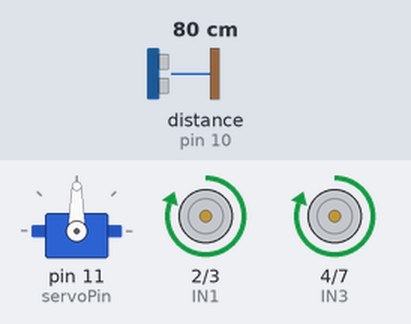
Bench run of a sketch on a simulated Arduino Uno, built with avr-gcc and run on an emulated ATmega328P. On the bench: servo, motor-driver pin pairs drawn as motors (green arrow = first pin HIGH = forward, orange = second pin HIGH = backward, longer = more drive). Wiring (inferred from the names in the program): ultrasonic range finder: trigger pin 9; echo pin 10. The test bench sets the inputs (shaded band); at power-on: distance to the obstacle (sensor on pin 10) 80 cm. The echo pulse lasts 58.3 µs per cm.

Above: at 1.2 s.
1.3 s: distance to the obstacle (sensor on pin 10) set to 23 cm
2.8 s: distance to the obstacle (sensor on pin 10) set to 19 cm
At 3.4 s:
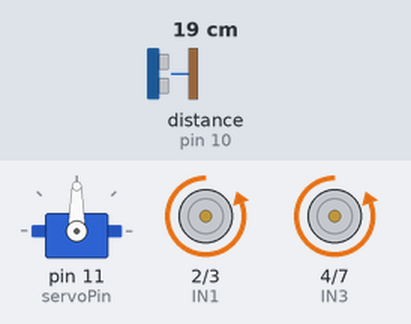
5.8 s: distance to the obstacle (sensor on pin 10) set to 35 cm
At 6.8 s:
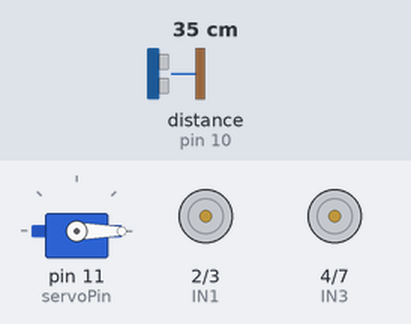
8.8 s: distance to the obstacle (sensor on pin 10) set to 2 cm
At 10.5 s:
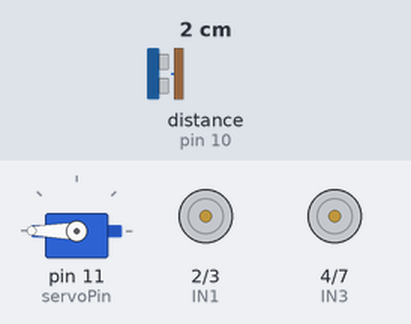
Timing chart, 0 to 12.8 s (numbered marks = the images above; inputs shaded):
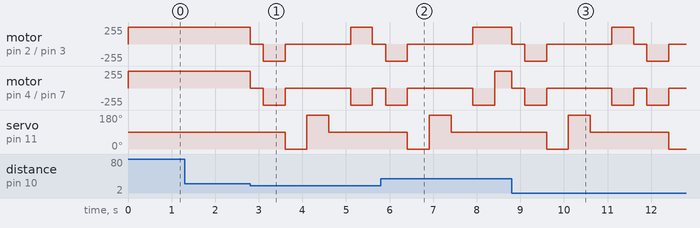

Measured:
- the behaviour switches between 22 and 21 cm on distance to the obstacle (sensor on pin 10) (found by bisection; images 0 and 1)
- after the input at 1.3 s, every drawn part: stays the same
- after the input at 5.8 s, motor on pin 2 (IN1) / pin 3 (IN2): goes on until 7.9 s, then stays forward 255/255

The sketch:

obstacle_avoiding_robote.ino
```cpp
#include <Servo.h>

Servo servoMotor;

const int trigPin = 9;
const int echoPin = 10;
const int servoPin = 11;

// Motor pins (change according to your wiring)
const int ENA = 5;
const int IN1 = 2;
const int IN2 = 3;
const int ENB = 6;
const int IN3 = 4;
const int IN4 = 7;

long duration;
int distance;

void setup() {
  pinMode(trigPin, OUTPUT);
  pinMode(echoPin, INPUT);

  pinMode(IN1, OUTPUT);
  pinMode(IN2, OUTPUT);
  pinMode(IN3, OUTPUT);
  pinMode(IN4, OUTPUT);

  servoMotor.attach(servoPin);
  servoMotor.write(90);

  Serial.begin(9600);
}

void loop() {
  distance = getDistance();

  if (distance > 20) {
    moveForward();
  } else {
    stopMotors();
    delay(300);

    moveBackward();
    delay(500);

    stopMotors();

    servoMotor.write(0);
    delay(500);
    int leftDistance = getDistance();

    servoMotor.write(180);
    delay(500);
    int rightDistance = getDistance();

    servoMotor.write(90);
    delay(500);

    if (leftDistance > rightDistance) {
      turnLeft();
      delay(500);
    } else {
      turnRight();
      delay(500);
    }
  }
}

int getDistance() {
  digitalWrite(trigPin, LOW);
  delayMicroseconds(2);

  digitalWrite(trigPin, HIGH);
  delayMicroseconds(10);
  digitalWrite(trigPin, LOW);

  duration = pulseIn(echoPin, HIGH);
  return duration * 0.034 / 2;
}

void moveForward() {
  digitalWrite(IN1, HIGH);
  digitalWrite(IN2, LOW);
  digitalWrite(IN3, HIGH);
  digitalWrite(IN4, LOW);
}

void moveBackward() {
  digitalWrite(IN1, LOW);
  digitalWrite(IN2, HIGH);
  digitalWrite(IN3, LOW);
  digitalWrite(IN4, HIGH);
}

void turnLeft() {
  digitalWrite(IN1, LOW);
  digitalWrite(IN2, HIGH);
  digitalWrite(IN3, HIGH);
  digitalWrite(IN4, LOW);
}

void turnRight() {
  digitalWrite(IN1, HIGH);
  digitalWrite(IN2, LOW);
  digitalWrite(IN3, LOW);
  digitalWrite(IN4, HIGH);
}

void stopMotors() {
  digitalWrite(IN1, LOW);
  digitalWrite(IN2, LOW);
  digitalWrite(IN3, LOW);
  digitalWrite(IN4, LOW);
}
```
